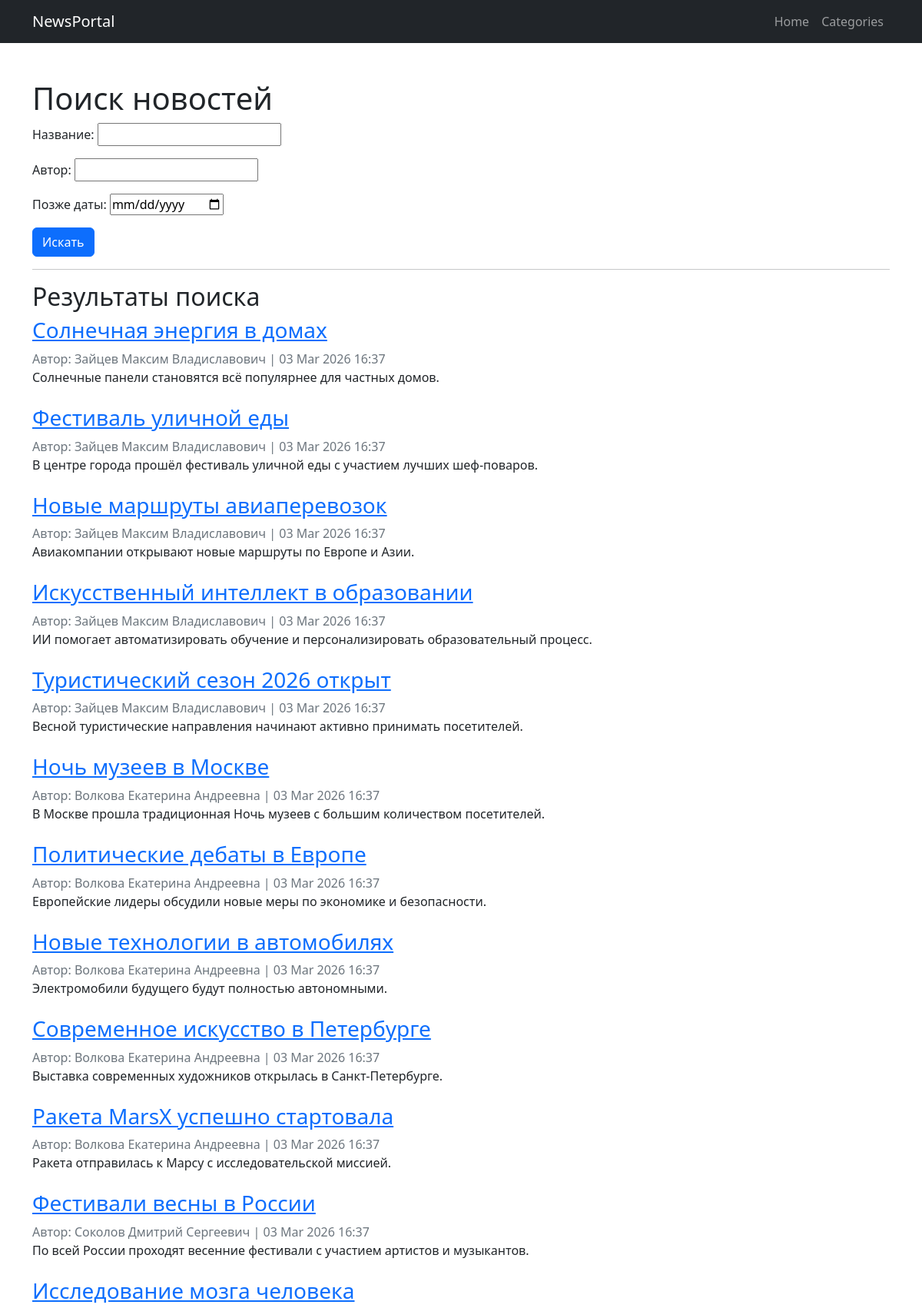
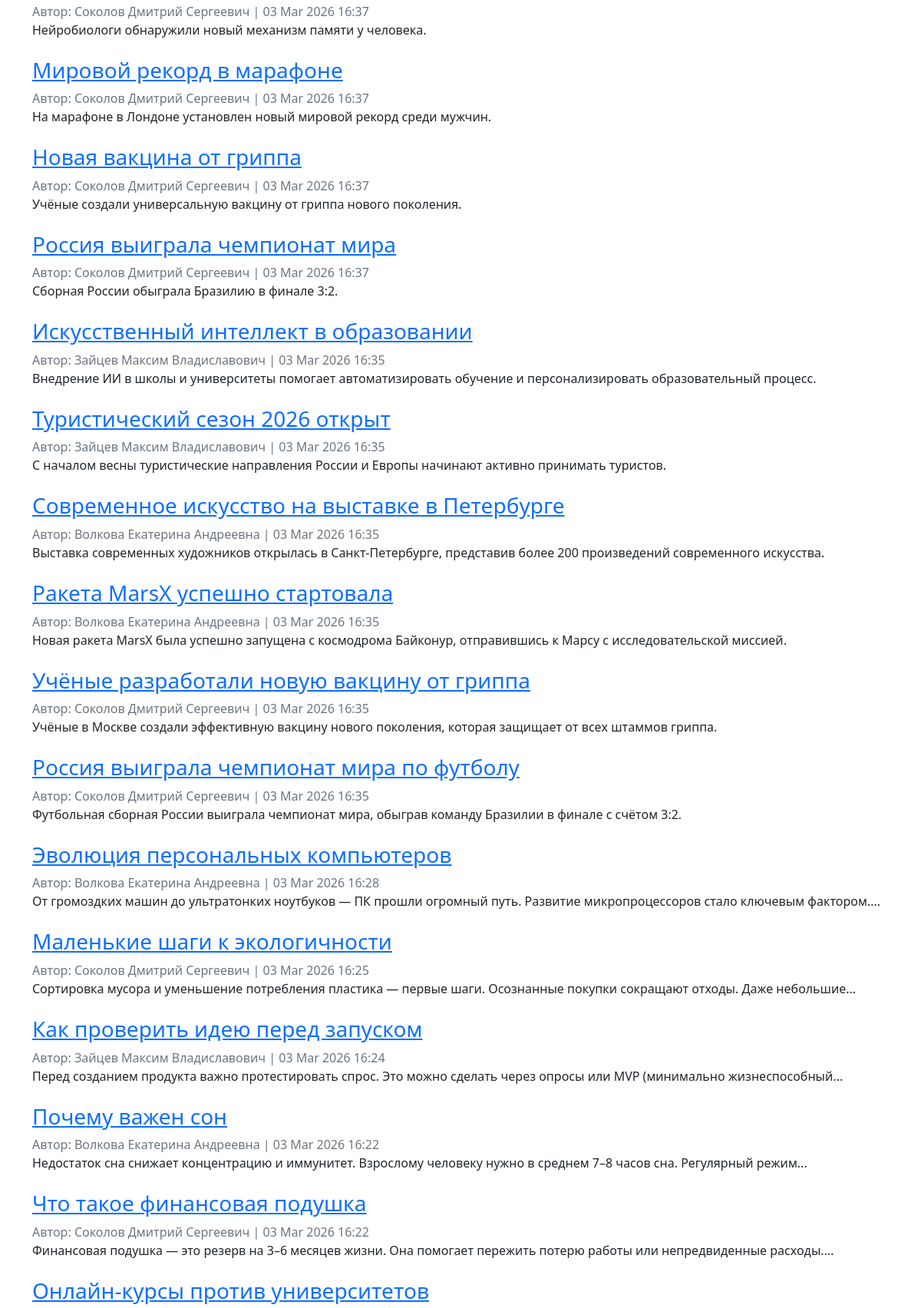
The app's page /news/search/ (upper part) with its own data (2 pictures, top to bottom).
### NewsPortal/models.py (models this page shows, shortened)
class Post(models.Model):
    name = models.CharField(max_length=50)
    author = models.ForeignKey(Author, on_delete=models.CASCADE)
    type_post = models.CharField(max_length=20, choices=POST_CHOICES)
    time_create = models.DateTimeField(auto_now_add=True)
    categories = models.ManyToManyField(Categories, through='PostCategories')
    content = models.TextField()
    rating_post = models.IntegerField(default=0)
    def preview(self):
        snippet = self.content[:124]
        if len(self.content) > 124:
            snippet = snippet.rsplit(' ', 1)[0]
            return snippet + '...'
        return snippet

class Author(models.Model):
    user = models.OneToOneField(User, on_delete=models.CASCADE)
    rating_author = models.IntegerField(default=0)

### NewsPortal/views.py (the view)
# urls.py: path('news/search/', PostSearchView.as_view(), name='post_search'),
class PostSearchView(ListView):
    model = Post
    template_name = 'post_search.html'
    context_object_name = 'posts'  # используем posts для совместимости
    def get_queryset(self):
        self.filter = PostFilter(self.request.GET, queryset=Post.objects.all().order_by('-time_create'))
        return self.filter.qs  # возвращаем отфильтрованные объекты
    def get_context_data(self, **kwargs):
        context = super().get_context_data(**kwargs)
        context['filter'] = self.filter  # передаём фильтр в шаблон
        return context

### NewsPortal/templatetags/custom_filters.py (called while the page is built)
@register.filter
def censor(value):
    if not isinstance(value, str):
        return value
    pattern = r'\b(' + '|'.join(re.escape(word) for word in BAD_WORDS) + r')\b'
    def replace_with_stars(match):
        word = match.group()
        return word[0] + '*' * (len(word) - 1)
    return re.sub(pattern, replace_with_stars, value, flags=re.IGNORECASE)

### templates/post_search.html (shortened to what this page needs)
{% extends 'flatpages/default.html' %}
{% load custom_filters %}
{% block content %}
<h1>Поиск новостей</h1>
<form method="get">
    {{ filter.form.as_p }}
    <button type="submit" class="btn btn-primary">Искать</button>
</form>
<hr>
<h2>Результаты поиска</h2>
{% for post in filter.qs %}
<article class="mb-4">
    <h3><a href="{% url 'post_detail' post.pk %}">{{ post.name }}</a></h3>
    <div class="text-muted">
        Автор: {{ post.author.user.username }} | {{ post.time_create|date:"d M Y H:i" }}
    </div>
    <p>{{ post.preview|censor }}</p>
</article>
{% empty %}
<p>Постов не найдено.</p>
{% endfor %}
{% endblock %}

### records on screen
Post: name "Солнечная энергия в домах", author.user.username "Зайцев Максим Владиславович", time_create "03 Mar 2026 16:37", preview|censor "Солнечные панели становятся всё популярнее для частных домов."
Post: name "Фестиваль уличной еды", author.user.username "Зайцев Максим Владиславович", time_create "03 Mar 2026 16:37", preview|censor "В центре города прошёл фестиваль уличной еды с участием лучших шеф-поваров."
Post: name "Новые маршруты авиаперевозок", author.user.username "Зайцев Максим Владиславович", time_create "03 Mar 2026 16:37", preview|censor "Авиакомпании открывают новые маршруты по Европе и Азии."
Post: name "Искусственный интеллект в образовании", author.user.username "Зайцев Максим Владиславович", time_create "03 Mar 2026 16:37", preview|censor "ИИ помогает автоматизировать обучение и персонализировать образовательный процесс."
Post: name "Туристический сезон 2026 открыт", author.user.username "Зайцев Максим Владиславович", time_create "03 Mar 2026 16:37", preview|censor "Весной туристические направления начинают активно принимать посетителей."
Post: name "Ночь музеев в Москве", author.user.username "Волкова Екатерина Андреевна", time_create "03 Mar 2026 16:37", preview|censor "В Москве прошла традиционная Ночь музеев с большим количеством посетителей."
Post: name "Политические дебаты в Европе", author.user.username "Волкова Екатерина Андреевна", time_create "03 Mar 2026 16:37", preview|censor "Европейские лидеры обсудили новые меры по экономике и безопасности."
Post: name "Новые технологии в автомобилях", author.user.username "Волкова Екатерина Андреевна", time_create "03 Mar 2026 16:37", preview|censor "Электромобили будущего будут полностью автономными."
Post: name "Современное искусство в Петербурге", author.user.username "Волкова Екатерина Андреевна", time_create "03 Mar 2026 16:37", preview|censor "Выставка современных художников открылась в Санкт-Петербурге."
Post: name "Ракета MarsX успешно стартовала", author.user.username "Волкова Екатерина Андреевна", time_create "03 Mar 2026 16:37", preview|censor "Ракета отправилась к Марсу с исследовательской миссией."
Post: name "Фестивали весны в России", author.user.username "Соколов Дмитрий Сергеевич", time_create "03 Mar 2026 16:37", preview|censor "По всей России проходят весенние фестивали с участием артистов и музыкантов."
Post: name "Исследование мозга человека", author.user.username "Соколов Дмитрий Сергеевич", time_create "03 Mar 2026 16:37", preview|censor "Нейробиологи обнаружили новый механизм памяти у человека."
Post: name "Мировой рекорд в марафоне", author.user.username "Соколов Дмитрий Сергеевич", time_create "03 Mar 2026 16:37", preview|censor "На марафоне в Лондоне установлен новый мировой рекорд среди мужчин."
Post: name "Новая вакцина от гриппа", author.user.username "Соколов Дмитрий Сергеевич", time_create "03 Mar 2026 16:37", preview|censor "Учёные создали универсальную вакцину от гриппа нового поколения."
Post: name "Россия выиграла чемпионат мира", author.user.username "Соколов Дмитрий Сергеевич", time_create "03 Mar 2026 16:37", preview|censor "Сборная России обыграла Бразилию в финале 3:2."
Post: name "Искусственный интеллект в образовании", author.user.username "Зайцев Максим Владиславович", time_create "03 Mar 2026 16:35", preview|censor "Внедрение ИИ в школы и университеты помогает автоматизировать обучение и персонализировать образовательный процесс."
Post: name "Туристический сезон 2026 открыт", author.user.username "Зайцев Максим Владиславович", time_create "03 Mar 2026 16:35", preview|censor "С началом весны туристические направления России и Европы начинают активно принимать туристов."
Post: name "Современное искусство на выставке в Петербурге", author.user.username "Волкова Екатерина Андреевна", time_create "03 Mar 2026 16:35", preview|censor "Выставка современных художников открылась в Санкт-Петербурге, представив более 200 произведений современного искусства."
Post: name "Ракета MarsX успешно стартовала", author.user.username "Волкова Екатерина Андреевна", time_create "03 Mar 2026 16:35", preview|censor "Новая ракета MarsX была успешно запущена с космодрома Байконур, отправившись к Марсу с исследовательской миссией."
Post: name "Учёные разработали новую вакцину от гриппа", author.user.username "Соколов Дмитрий Сергеевич", time_create "03 Mar 2026 16:35", preview|censor "Учёные в Москве создали эффективную вакцину нового поколения, которая защищает от всех штаммов гриппа."
Post: name "Россия выиграла чемпионат мира по футболу", author.user.username "Соколов Дмитрий Сергеевич", time_create "03 Mar 2026 16:35", preview|censor "Футбольная сборная России выиграла чемпионат мира, обыграв команду Бразилии в финале с счётом 3:2."
Post: name "Эволюция персональных компьютеров", author.user.username "Волкова Екатерина Андреевна", time_create "03 Mar 2026 16:28", preview|censor "От громоздких машин до ультратонких ноутбуков — ПК прошли огромный путь. Развитие микропроцессоров стало ключевым фактором...."
Post: name "Маленькие шаги к экологичности", author.user.username "Соколов Дмитрий Сергеевич", time_create "03 Mar 2026 16:25", preview|censor "Сортировка мусора и уменьшение потребления пластика — первые шаги. Осознанные покупки сокращают отходы. Даже небольшие..."
Post: name "Как проверить идею перед запуском", author.user.username "Зайцев Максим Владиславович", time_create "03 Mar 2026 16:24", preview|censor "Перед созданием продукта важно протестировать спрос. Это можно сделать через опросы или MVP (минимально жизнеспособный..."
Post: name "Почему важен сон", author.user.username "Волкова Екатерина Андреевна", time_create "03 Mar 2026 16:22", preview|censor "Недостаток сна снижает концентрацию и иммунитет. Взрослому человеку нужно в среднем 7–8 часов сна. Регулярный режим..."
Post: name "Что такое финансовая подушка", author.user.username "Соколов Дмитрий Сергеевич", time_create "03 Mar 2026 16:22", preview|censor "Финансовая подушка — это резерв на 3–6 месяцев жизни. Она помогает пережить потерю работы или непредвиденные расходы...."
Post: name "Онлайн-курсы против университетов"
